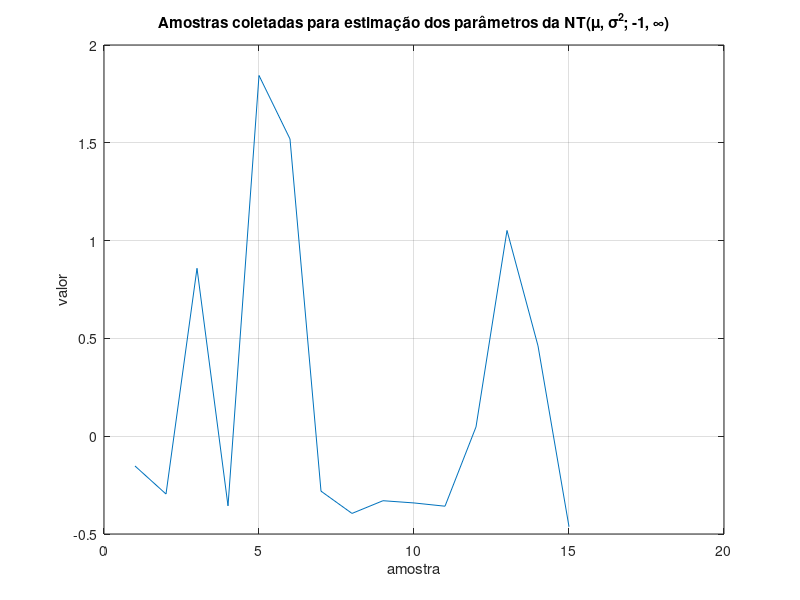

Write the MATLAB code that produced this figure. (Note: this script raises an error after producing the figure.)
clc;
clear all;
close all;

a = -1;
b = Inf;
x = load('dados7.csv');
n = length(x);
a_str = num2str(a);
if isinf(a)
	a_str = '\infty';
	if a < 0
		a_str = ['-' a_str];
	end;
end;
b_str = num2str(b);
if isinf(b)
	b_str = '\infty';
	if b < 0
		b_str = ['-' b_str];
	end;
end;
plot(1 : n, x);
title(['Amostras coletadas para estimação dos parâmetros da NT(\mu, \sigma^2; ' a_str ', ' b_str ')']);
xlabel('amostra');
ylabel('valor');
grid on;

l = @(theta) l_nt(theta, a, b, x);
gl = @(theta) gl_nt(theta, a, b, x);
theta0 = [mean(x); var(x)];
epsilon = 1e-3;
k_max = 1000;
a_mu = -1.5; a_sigma2 = 0;
b_mu = 13.5; b_sigma2 = 15;
tam = 100;
mu = linspace(a_mu, b_mu, tam);
sigma2 = linspace(a_sigma2, b_sigma2, tam);
llf = zeros(tam);
for i = 1 : tam
	for j = 1 : tam
		llf(i, j) = l([mu(i); sigma2(j)]);
	end;
end;
figure;
mesh(mu, sigma2, llf);
title(['Log-Likelihood Function']);
xlabel('\mu');
ylabel('\sigma^2');
zlabel('l(\theta)');
grid on;

addpath('../mnouvsr');
addpath('../mnomvsr');

disp('Método de Máxima Declividade usando o método de Redução Bilateral:');
try
	[solution fsolution e k tf alpha] = maxDecl(l, gl, theta0, epsilon, epsilon, k_max, @(fname, a, b) redBi(fname, a, b, epsilon, k_max));
	disp(['   theta*  = [' num2str(solution(1)) '; ' num2str(solution(2)) ']']);
	disp([' l(theta*) = ' num2str(fsolution)]);
	disp(['     e     = ' num2str(e)]);
	disp(['     k     = ' num2str(k)]);
	disp(['     tf    = ' num2str(tf)]);
	disp(['   alpha   = [' num2str(alpha) ']']);
catch err
	disp(['  error: ' err.message]);
end;
disp('');

disp('Método de Máxima Declividade usando o método de Interpolação Quadrática:');
try
	[solution fsolution e k tf alpha] = maxDecl(l, gl, theta0, epsilon, epsilon, k_max, @(fname, a, b) interQuad(fname, a, b, epsilon, k_max));
	disp(['   theta*  = [' num2str(solution(1)) '; ' num2str(solution(2)) ']']);
	disp([' l(theta*) = ' num2str(fsolution)]);
	disp(['     e     = ' num2str(e)]);
	disp(['     k     = ' num2str(k)]);
	disp(['     tf    = ' num2str(tf)]);
	disp(['   alpha   = [' num2str(alpha) ']']);
catch err
	disp(['  error: ' err.message]);
end;
disp('');

disp('Método de Quasi-Newton:');
try
	[solution fsolution e k tf] = quasiNewton(l, gl, theta0, 0.75, epsilon, epsilon, k_max);
	disp(['   theta*  = [' num2str(solution(1)) '; ' num2str(solution(2)) ']']);
	disp([' l(theta*) = ' num2str(fsolution)]);
	disp(['     e     = ' num2str(e)]);
	disp(['     k     = ' num2str(k)]);
	disp(['     tf    = ' num2str(tf)]);
catch err
	disp(['  error: ' err.message]);
end;
disp('');

disp('Método dos Gradientes Conjugados usando o método de Redução Bilateral:');
try
	[solution fsolution e k tf alpha] = gc(l, gl, theta0, epsilon, k_max, @(fname, a, b) redBi(fname, a, b, epsilon, k_max));
	disp(['   theta*  = [' num2str(solution(1)) '; ' num2str(solution(2)) ']']);
	disp([' l(theta*) = ' num2str(fsolution)]);
	disp(['     e     = ' num2str(e)]);
	disp(['     k     = ' num2str(k)]);
	disp(['     tf    = ' num2str(tf)]);
	disp(['   alpha   = [' num2str(alpha) ']']);
catch err
	disp(['  error: ' err.message]);
end;
disp('');

disp('Método dos Gradientes Conjugados usando o método de Interpolação Quadrática:');
try
	[solution fsolution e k tf alpha] = gc(l, gl, theta0, epsilon, k_max, @(fname, a, b) interQuad(fname, a, b, epsilon, k_max));
	disp(['   theta*  = [' num2str(solution(1)) '; ' num2str(solution(2)) ']']);
	disp([' l(theta*) = ' num2str(fsolution)]);
	disp(['     e     = ' num2str(e)]);
	disp(['     k     = ' num2str(k)]);
	disp(['     tf    = ' num2str(tf)]);
	disp(['   alpha   = [' num2str(alpha) ']']);
catch err
	disp(['  error: ' err.message]);
end;
disp('');

rmpath('../mnouvsr');
rmpath('../mnomvsr');